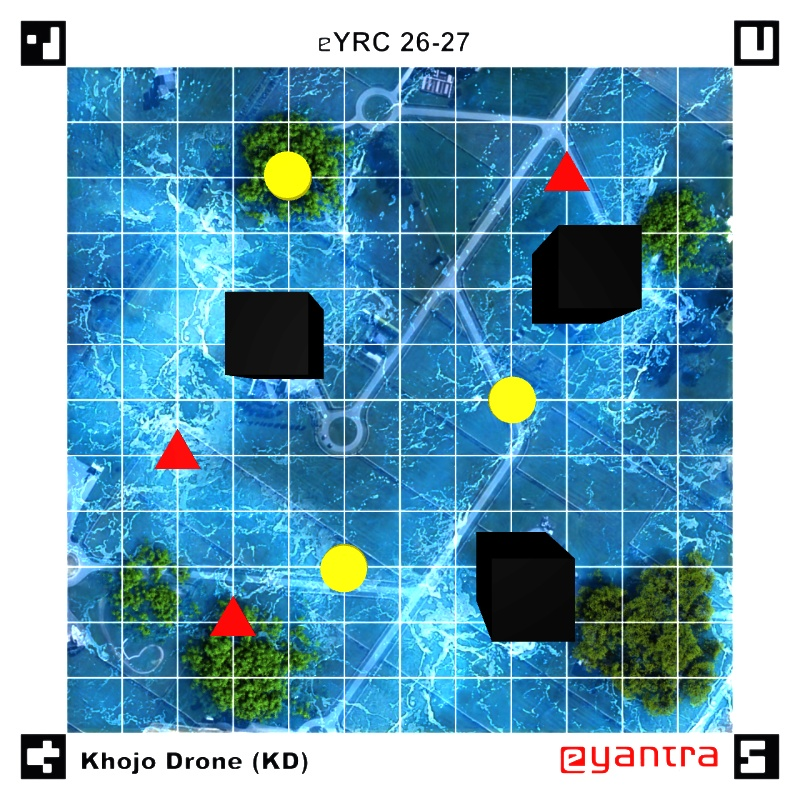
#> input picture swift_pico/scripts/image_1.jpg, 800 x 800 px
$ python task1a.py --image image_1.jpg
#> lines starting #> are read from the running program, lines starting #| are printed output that depends on the picture; after the words box and inside, x2 and y2 are one past the last pixel; in counts of white or black regions, pixels touching at a corner belong together
#!/usr/bin/env python3
"""
Khoj-o-Drone (KD) — Task 1A: Survivor Detection and Localization
e-Yantra Robotics Competition (eYRC 2026–27)

Team ID: KD_5844
Authors: Sanal Sivakumar & Team
"""

import argparse
import os
import sys
import cv2
import numpy as np


class ArenaCoordinateSystem:
    """
    Coordinate transformation engine for the 12x12 Khoj-o-Drone arena.
    Handles mathematical pixel-to-intersection mappings for all 121 intersections (A1 to K11).
    """
    def __init__(self, canvas_size=900, num_cells=12):
        self.canvas_size = canvas_size
        self.num_cells = num_cells
        self.cell_size = canvas_size / num_cells  # 75.0 px per cell
        self.num_intersections = num_cells - 1    # 11 interior lines (A-K, 1-11)

        self.name_to_coord = {}
        self.coord_to_name = {}

        for col_idx in range(1, num_cells):  # 1 to 11 -> A to K
            col_letter = chr(ord('A') + col_idx - 1)
            x_px = col_idx * self.cell_size

            for row_idx in range(1, num_cells):  # 1 to 11 -> 1 to 11
                name = f"{col_letter}{row_idx}"
                y_px = row_idx * self.cell_size

                self.name_to_coord[name] = (x_px, y_px)
                self.coord_to_name[(col_idx, row_idx)] = name

    def pixel_to_nearest_intersection(self, x, y):
        """
        Maps continuous (x, y) pixel location on the rectified canvas
        to the nearest named arena intersection with boundary safety clamping.
        """
        col_idx = int(np.clip(np.round(x / self.cell_size), 1, self.num_intersections))
        row_idx = int(np.clip(np.round(y / self.cell_size), 1, self.num_intersections))

        name = self.coord_to_name[(col_idx, row_idx)]
        center_x, center_y = self.name_to_coord[name]
        euclidean_dist = np.hypot(x - center_x, y - center_y)

        return name, (center_x, center_y), euclidean_dist


def detect_corner_markers(image):
    """
    Detects ArUco markers (DICT_4X4_250) compatible across ALL OpenCV versions
    (OpenCV 3.x, 4.2, 4.5.x, 4.6.x, 4.7+, 5.x).
    """
    # 1. Get dictionary (backward compatible)
    if hasattr(cv2.aruco, "getPredefinedDictionary"):
        aruco_dict = cv2.aruco.getPredefinedDictionary(cv2.aruco.DICT_4X4_250)
    else:
        aruco_dict = cv2.aruco.Dictionary_get(cv2.aruco.DICT_4X4_250)

    # 2. Get detector parameters (backward compatible)
    if hasattr(cv2.aruco, "DetectorParameters_create"):
        # OpenCV <= 4.6 (e.g. OpenCV 4.5.4 on Ubuntu 22.04)
        parameters = cv2.aruco.DetectorParameters_create()
    elif hasattr(cv2.aruco, "DetectorParameters"):
        # OpenCV >= 4.7 / 5.x
        parameters = cv2.aruco.DetectorParameters()
    else:
        parameters = None

    # 3. Detect markers
    if hasattr(cv2.aruco, "ArucoDetector"):
        detector = cv2.aruco.ArucoDetector(aruco_dict, parameters)
        corners, ids, _ = detector.detectMarkers(image)
    else:
        corners, ids, _ = cv2.aruco.detectMarkers(image, aruco_dict, parameters=parameters)

    if ids is None or len(ids) < 4:
        print(f"[ERROR] Expected at least 4 ArUco markers, but found: {0 if ids is None else len(ids)}", file=sys.stderr)
        sys.exit(1)

    detected_ids = [int(x) for x in ids.flatten()]
    return corners, ids, detected_ids


def straighten_arena(image, corners, ids, output_size=900):
    """
    Performs perspective transform using the inner corners of the 4 corner markers
    to produce a square top-down 900x900 canvas of the playing field.
    Works for any marker IDs (image_1, image_2, etc.) using geometric quadrant sorting.
    """
    marker_dict = {int(mid): corner[0] for mid, corner in zip(ids.flatten(), corners)}
    marker_centers = {mid: np.mean(pts, axis=0) for mid, pts in marker_dict.items()}

    # Compute arena center from all detected markers
    all_centers = list(marker_centers.values())
    arena_center = np.mean(all_centers, axis=0)

    def get_inner_corner(pts, center):
        dists = [np.linalg.norm(pt - center) for pt in pts]
        return pts[np.argmin(dists)]

    # If standard IDs 80, 85, 90, 95 are present, use them
    if {80, 85, 90, 95}.issubset(set(marker_dict.keys())):
        tl = get_inner_corner(marker_dict[80], arena_center)
        tr = get_inner_corner(marker_dict[85], arena_center)
        br = get_inner_corner(marker_dict[90], arena_center)
        bl = get_inner_corner(marker_dict[95], arena_center)
    else:
        # Generic geometric quadrant sorting for arbitrary marker IDs (e.g. image_2.jpg)
        tl_id = min(marker_centers.keys(), key=lambda m: (marker_centers[m][0] - 0)**2 + (marker_centers[m][1] - 0)**2)
        tr_id = min(marker_centers.keys(), key=lambda m: (marker_centers[m][0] - image.shape[1])**2 + (marker_centers[m][1] - 0)**2)
        br_id = min(marker_centers.keys(), key=lambda m: (marker_centers[m][0] - image.shape[1])**2 + (marker_centers[m][1] - image.shape[0])**2)
        bl_id = min(marker_centers.keys(), key=lambda m: (marker_centers[m][0] - 0)**2 + (marker_centers[m][1] - image.shape[0])**2)

        tl = get_inner_corner(marker_dict[tl_id], arena_center)
        tr = get_inner_corner(marker_dict[tr_id], arena_center)
        br = get_inner_corner(marker_dict[br_id], arena_center)
        bl = get_inner_corner(marker_dict[bl_id], arena_center)

    src_pts = np.array([tl, tr, br, bl], dtype=np.float32)
    dst_pts = np.array([
        [0, 0],
        [output_size, 0],
        [output_size, output_size],
        [0, output_size]
    ], dtype=np.float32)

    matrix = cv2.getPerspectiveTransform(src_pts, dst_pts)
    warped_arena = cv2.warpPerspective(image, matrix, (output_size, output_size))

    return warped_arena


def find_survivor_contours(warped_image, min_area=200):
    """
    Isolates red and yellow survivor regions using HSV color segmentation,
    morphological cleanup, and contour extraction.
    """
    hsv = cv2.cvtColor(warped_image, cv2.COLOR_BGR2HSV)

    # 1. Red color mask (wraparound: [0, 10] and [170, 180])
    lower_red1, upper_red1 = np.array([0, 100, 100]), np.array([10, 255, 255])
    lower_red2, upper_red2 = np.array([170, 100, 100]), np.array([180, 255, 255])
    mask_red = cv2.bitwise_or(
        cv2.inRange(hsv, lower_red1, upper_red1),
        cv2.inRange(hsv, lower_red2, upper_red2)
    )

    # 2. Yellow color mask ([18, 100, 100] to [35, 255, 255])
    lower_yellow, upper_yellow = np.array([18, 100, 100]), np.array([35, 255, 255])
    mask_yellow = cv2.inRange(hsv, lower_yellow, upper_yellow)

    # 3. Morphological filtering
    kernel = cv2.getStructuringElement(cv2.MORPH_ELLIPSE, (5, 5))
    clean_red = cv2.morphologyEx(cv2.morphologyEx(mask_red, cv2.MORPH_CLOSE, kernel), cv2.MORPH_OPEN, kernel)
    clean_yellow = cv2.morphologyEx(cv2.morphologyEx(mask_yellow, cv2.MORPH_CLOSE, kernel), cv2.MORPH_OPEN, kernel)

    # 4. Extract and filter contours
    raw_red, _ = cv2.findContours(clean_red, cv2.RETR_EXTERNAL, cv2.CHAIN_APPROX_SIMPLE)
    red_contours = [c for c in raw_red if cv2.contourArea(c) >= min_area]

    raw_yellow, _ = cv2.findContours(clean_yellow, cv2.RETR_EXTERNAL, cv2.CHAIN_APPROX_SIMPLE)
    yellow_contours = [c for c in raw_yellow if cv2.contourArea(c) >= min_area]

    return red_contours, yellow_contours


def extract_centroid(contour):
    """
    Reduces shape contour to a single centroid point using spatial image moments.
    """
    M = cv2.moments(contour)
    if M["m00"] > 0:
        cx = float(M["m10"] / M["m00"])
        cy = float(M["m01"] / M["m00"])
    else:
        cx, cy = np.mean(contour[:, 0, :], axis=0)
    return (cx, cy)


def write_results_file(image_path, detected_ids, critical_survivors, stable_survivors):
    """
    Writes the exact formatted results to <image_name>_results.txt in the same directory.
    """
    output_path = os.path.splitext(image_path)[0] + "_results.txt"

    lines = [
        f"Detected marker IDs: {detected_ids}",
        "",
        f"Critical Survivors: {', '.join(critical_survivors)}",
        f"Stable Survivors: {', '.join(stable_survivors)}"
    ]
    content = "\n".join(lines) + "\n"

    with open(output_path, "w") as f:
        f.write(content)

    return output_path


def main():
    parser = argparse.ArgumentParser(description="Khoj-o-Drone Task 1A Pipeline — Team KD_5844")
    parser.add_argument(
        "--image",
        type=str,
        required=True,
        help="Path to input disaster image",
    )
    args = parser.parse_args()

    # 1. Fail loudly if image cannot be read
    if not os.path.exists(args.image):
        print(f"[ERROR] Image file does not exist at: {args.image}", file=sys.stderr)
        sys.exit(1)

    image = cv2.imread(args.image)
#> image is the input picture: shape (800, 800, 3); mean B, G, R 186.1, 164.3, 114.5
    if image is None:
        print(f"[ERROR] Could not read image at: {args.image}", file=sys.stderr)
        sys.exit(1)

    # Step 1: Detect corner markers
    corners, ids, detected_ids = detect_corner_markers(image)
#> in detect_corner_markers, `corners, ids, _ = detector.detectMarkers(image)`: corners = ([[778, 65], [734, 65], [734, 20], [778, 20]], [[778, 778], [734, 778], [734, 734], [778, 734]], [[65, 778], [21, 778], [21, 734], [65, 734]], [[65, 65], [21, 65], [21, 21], [65, 21]]); ids = [85, 90, 95, 80]
#> ids = [85, 90, 95, 80]; detected_ids = [85, 90, 95, 80]

    # Step 2: Straighten arena to 900x900
    warped_arena = straighten_arena(image, corners, ids, output_size=900)
#> in straighten_arena, `marker_dict = {int(mid): corner[0] for mid, corner in zip(ids.flatten(..`: marker_dict = {85: [[778, 65], [734, 65], [734, 20], [778, 20]], 90: [[778, 778], [734, 778], [734, 734], [778, 734]], 95: [[65, 778], [21, 778], [21, 734], [65, 734]], 80: [[65, 65], [21, 65], [21, 21], [65, 21]]}
#> in straighten_arena, `marker_centers = {mid: np.mean(pts, axis=0) for mid, pts in marker_dic..`: marker_centers = {85: [756, 42.5], 90: [756, 756], 95: [43, 756], 80: [43, 43]}
#> in straighten_arena, `all_centers = list(marker_centers.values())`: all_centers = [[756, 42.5], [756, 756], [43, 756], [43, 43]]
#> in straighten_arena, `arena_center = np.mean(all_centers, axis=0)`: arena_center = [399.5, 399.4]
#> in get_inner_corner, `dists = [np.linalg.norm(pt - center) for pt in pts]`: dists = [473, 505, 535.2, 505]
#> in straighten_arena, `tl = get_inner_corner(marker_dict[80], arena_center)`: tl = [65, 65]
#> in straighten_arena, `tr = get_inner_corner(marker_dict[85], arena_center)`: tr = [734, 65]
#> in straighten_arena, `br = get_inner_corner(marker_dict[90], arena_center)`: br = [734, 734]
#> in straighten_arena, `bl = get_inner_corner(marker_dict[95], arena_center)`: bl = [65, 734]
#> in straighten_arena, `src_pts = np.array([tl, tr, br, bl], dtype=np.float32)`: src_pts = [[65, 65], [734, 65], [734, 734], [65, 734]]
#> in straighten_arena, `matrix = cv2.getPerspectiveTransform(src_pts, dst_pts)`: matrix = [[1.35, -1e-17, -87.44], [-3.87e-17, 1.35, -87.44], [-1.18e-19, 1.43e-36, 1]]
#> in straighten_arena, `warped_arena = cv2.warpPerspective(image, matrix, (output_size, output..`:
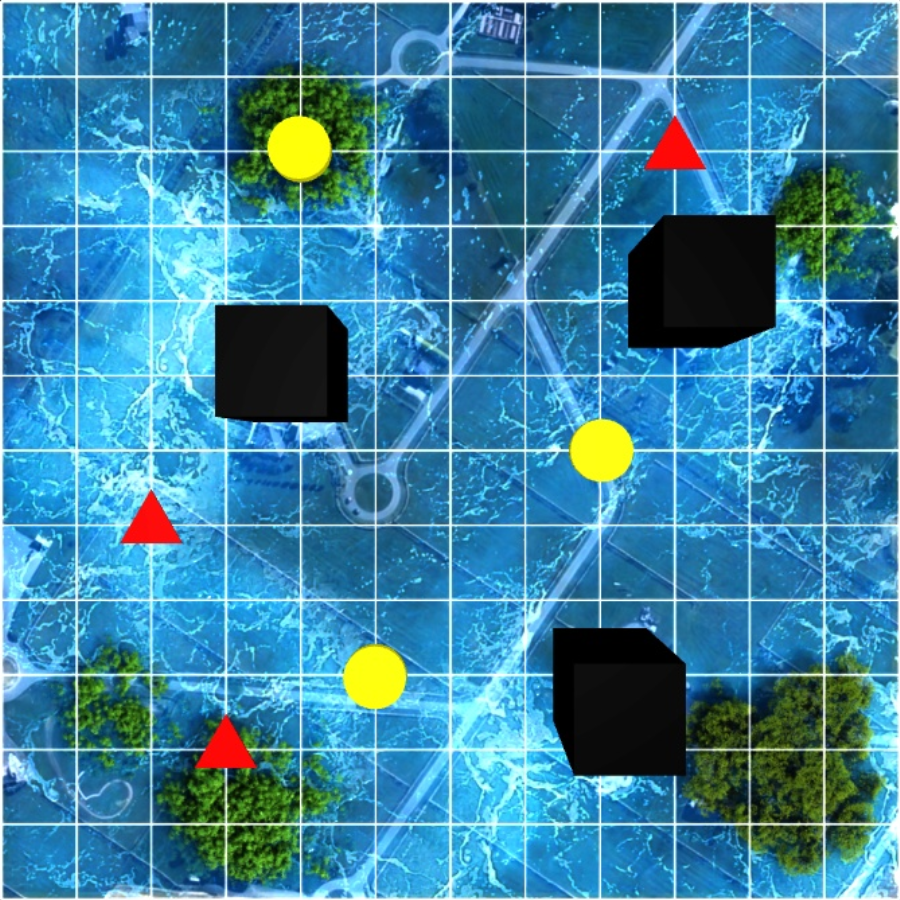
#> warped_arena: shape (900, 900, 3); mean B, G, R 161.6, 130.3, 58.5

    # Step 3 & 4: Coordinate system
    coord_system = ArenaCoordinateSystem(canvas_size=900, num_cells=12)

    # Step 5: Find survivor contours
    red_contours, yellow_contours = find_survivor_contours(warped_arena, min_area=200)
#> in find_survivor_contours, `hsv = cv2.cvtColor(warped_image, cv2.COLOR_BGR2HSV)`: hsv: shape (900, 900, 3); mean H, S, V 90.7, 172, 170
#> in find_survivor_contours, `mask_red = cv2.bitwise_or( cv2.inRange(hsv, lower_red1, upper_red1), c..`:
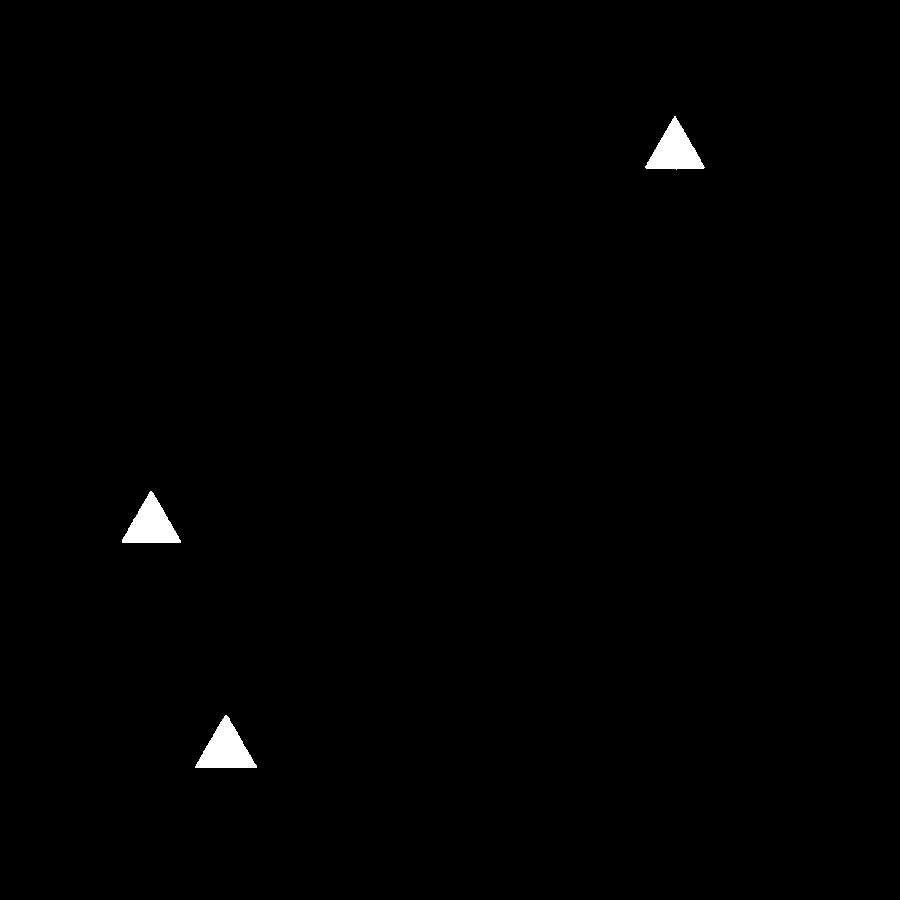
#> mask_red: shape (900, 900); 0.63% white; 3 white regions, box (x1, y1, x2, y2) and area: (195, 715, 257, 768) 1749, (645, 116, 705, 170) 1679, (122, 491, 181, 543) 1662
#> in find_survivor_contours, `mask_yellow = cv2.inRange(hsv, lower_yellow, upper_yellow)`:
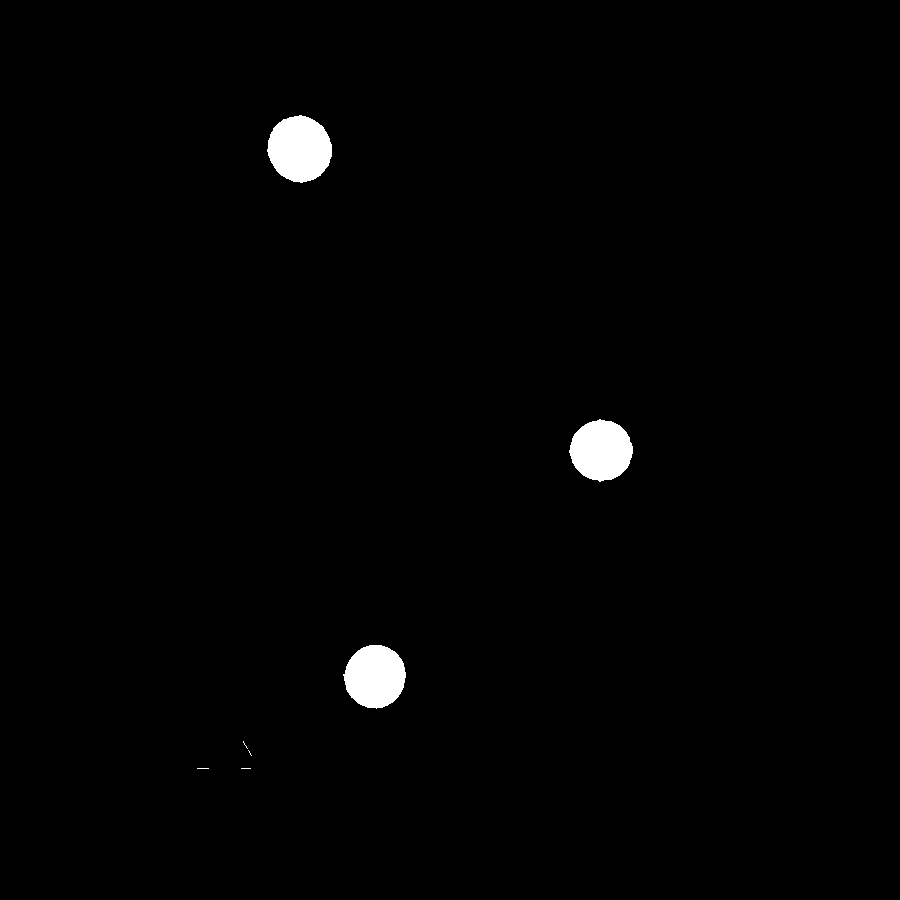
#> mask_yellow: shape (900, 900); 1.2% white; 7 white regions (4 under 20 px), largest, box (x1, y1, x2, y2) and area: (267, 115, 332, 183) 3347, (343, 645, 406, 709) 3063, (569, 419, 633, 482) 3003
#> in find_survivor_contours, `clean_red = cv2.morphologyEx(cv2.morphologyEx(mask_red, cv2.MORPH_CLOS..`: clean_red: shape (900, 900); 0.62% white; 3 white regions, box (x1, y1, x2, y2) and area: (196, 716, 256, 768) 1735, (646, 118, 704, 170) 1665, (122, 492, 180, 543) 1650
#> in find_survivor_contours, `clean_yellow = cv2.morphologyEx(cv2.morphologyEx(mask_yellow, cv2.MORP..`: clean_yellow: shape (900, 900); 1.2% white; 3 white regions
#> in find_survivor_contours, `raw_red, _ = cv2.findContours(clean_red, cv2.RETR_EXTERNAL, cv2.CHAIN_..`: raw_red = 3 contours; box (x1, y1, x2, y2) and area: (196, 716, 256, 768) 1654, (646, 118, 704, 170) 1586, (122, 492, 180, 543) 1570
#> in find_survivor_contours, `red_contours = [c for c in raw_red if cv2.contourArea(c) >= min_area]`: red_contours has the same summary as raw_red
#> in find_survivor_contours, `raw_yellow, _ = cv2.findContours(clean_yellow, cv2.RETR_EXTERNAL, cv2...`: raw_yellow = 3 contours; box (x1, y1, x2, y2) and area: (267, 115, 332, 183) 3252, (344, 645, 406, 709) 2972, (569, 419, 633, 482) 2917
#> in find_survivor_contours, `yellow_contours = [c for c in raw_yellow if cv2.contourArea(c) >= min_..`: yellow_contours has the same summary as raw_yellow
#> red_contours has the same summary as raw_red in find_survivor_contours; yellow_contours has the same summary as raw_yellow in find_survivor_contours

    # Step 6 & 7: Extract centroids and snap to nearest intersections
    critical_survivors = []
    for c in red_contours:
        cx, cy = extract_centroid(c)
        name, _, _ = coord_system.pixel_to_nearest_intersection(cx, cy)
        critical_survivors.append(name)
#> this loop made 3 passes
#> (cx, cy, col_idx in pixel_to_nearest_intersection, row_idx in pixel_to_nearest_intersection, name, center_x in pixel_to_nearest_intersection, center_y in pixel_to_nearest_intersection, euclidean_dist in pixel_to_nearest_intersection) on passes 1 to 3: (225.4, 749.1, 3, 10, 'C10', 225, 750, 0.981), (150.7, 524.5, 2, 7, 'B7', 150, 525, 0.858), (674.5, 150.5, 9, 2, 'I2', 675, 150, 0.732)
#> after the loop, critical_survivors = ['C10', 'B7', 'I2']

    stable_survivors = []
    for c in yellow_contours:
        cx, cy = extract_centroid(c)
        name, _, _ = coord_system.pixel_to_nearest_intersection(cx, cy)
        stable_survivors.append(name)
#> this loop made 3 passes
#> (cx, cy, col_idx in pixel_to_nearest_intersection, row_idx in pixel_to_nearest_intersection, name, center_x in pixel_to_nearest_intersection, center_y in pixel_to_nearest_intersection, euclidean_dist in pixel_to_nearest_intersection) on passes 1 to 3: (374.6, 676.1, 5, 9, 'E9', 375, 675, 1.16), (600.8, 450, 8, 6, 'H6', 600, 450, 0.819), (299.3, 148.5, 4, 2, 'D2', 300, 150, 1.65)
#> after the loop, stable_survivors = ['E9', 'H6', 'D2']

    # Sort for deterministic output
    critical_survivors.sort()
    stable_survivors.sort()

    # Write output file
    results_path = write_results_file(args.image, detected_ids, critical_survivors, stable_survivors)
#> results_path = 'image_1_results.txt'
    print(f"[SUCCESS] Pipeline executed successfully. Results written to: {results_path}")
#| [SUCCESS] Pipeline executed successfully. Results written to: image_1_results.txt


if __name__ == "__main__":
    main()
